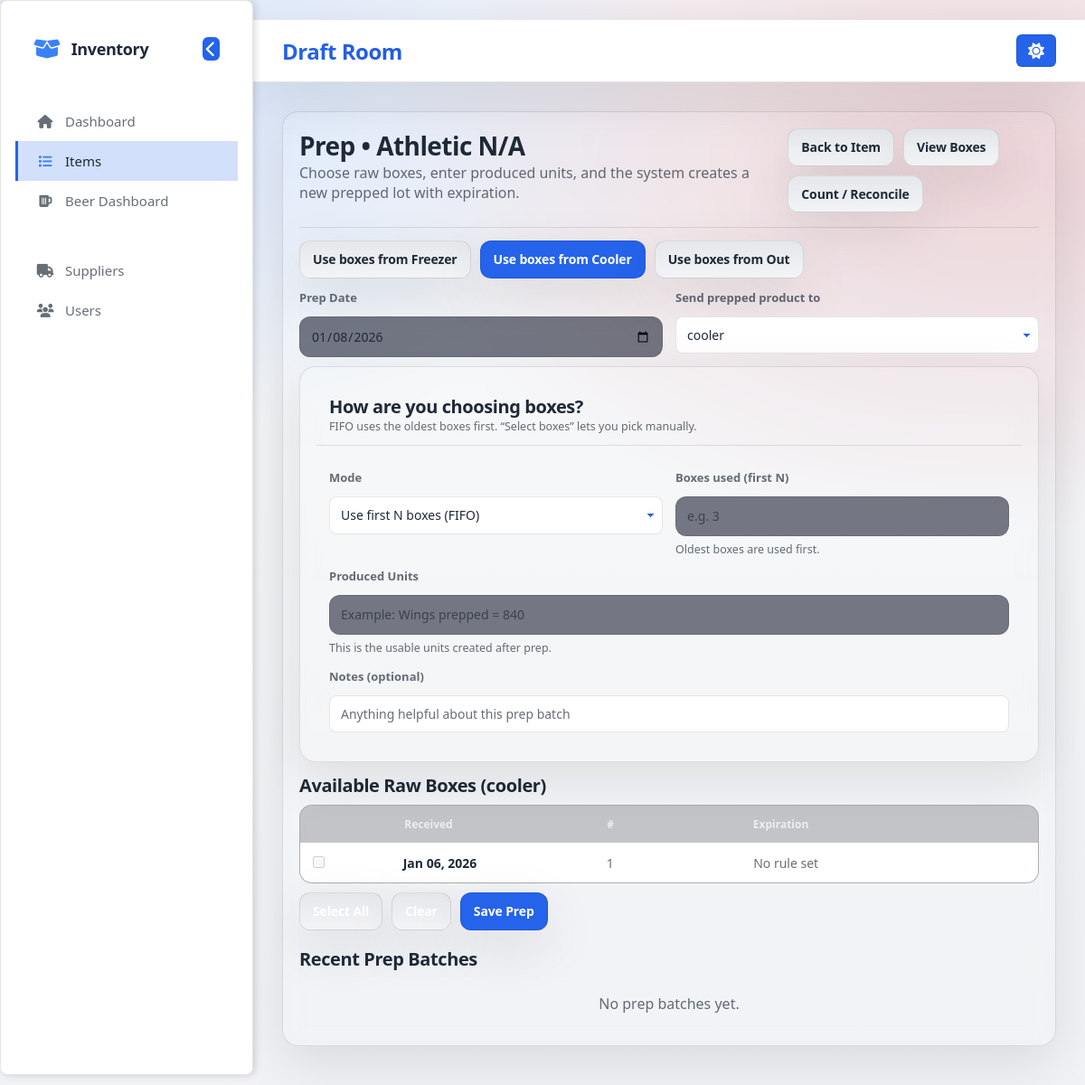
/items/13/prep (signed in), run on an earlier commit of the app's database.
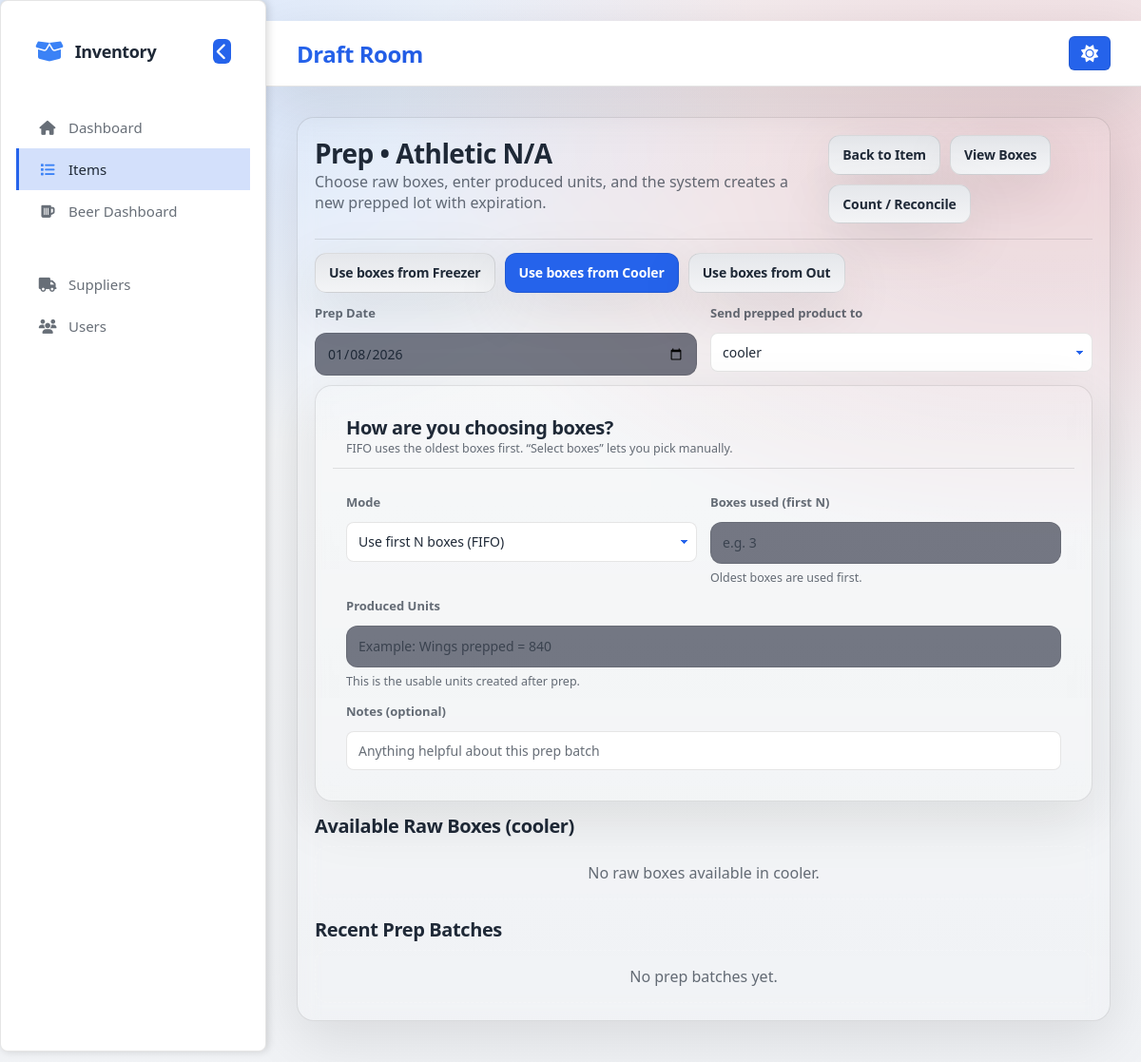
And on a later commit of the database.
### app.py (models this page shows)
class InventoryLot(db.Model):
    __tablename__ = "inventory_lots"
    id = db.Column(db.Integer, primary_key=True)
    item_id = db.Column(db.Integer, db.ForeignKey("items.id"), nullable=False)
    lot_number = db.Column(db.Integer, nullable=True)
    lot_label = db.Column(db.String(60), nullable=True)
    received_date = db.Column(db.Date, nullable=False, default=date.today)
    quantity = db.Column(db.Float, nullable=False, default=1.0)
    count_units = db.Column(db.Integer, nullable=True)
    unit_cost = db.Column(db.Float, nullable=True)
    storage = db.Column(db.String(20), nullable=False, default="cooler")  # freezer|cooler|out
    state = db.Column(db.String(20), nullable=False, default="raw")       # raw|prepped
    expiration_override = db.Column(db.Date, nullable=True)
    notes = db.Column(db.String(400), nullable=True)
    is_consumed = db.Column(db.Boolean, nullable=False, default=False)
    created_at = db.Column(db.DateTime, nullable=False, default=utcnow)

### app.py (the view)
@app.get("/items/<int:item_id>/prep")
def prep_home(item_id: int):
    guard = require_view_access()
    if guard:
        return guard
    item = Item.query.get_or_404(item_id)
    from_loc = (request.args.get("from") or "cooler").strip().lower()
    if from_loc not in {"freezer", "cooler", "out"}:
        from_loc = "cooler"
    raw_boxes = (
        InventoryLot.query
        .filter(
            InventoryLot.item_id == item.id,
            InventoryLot.state == "raw",
            InventoryLot.storage == from_loc,
            InventoryLot.is_consumed == False
        )
        .order_by(
            InventoryLot.received_date.asc(),
            InventoryLot.lot_number.asc().nulls_last(),
            InventoryLot.id.asc()
        )
        .all()
    )
    box_rows = []
    for lot in raw_boxes:
        exp = compute_lot_expiration(item, lot)
        box_rows.append({"lot": lot, "expires_on": exp, "days_left": days_left(exp)})
    history = (
        PrepBatch.query
        .filter(PrepBatch.item_id == item.id)
        .order_by(PrepBatch.prep_date.desc(), PrepBatch.id.desc())
        .limit(25)
        .all()
    )
    default_to = "cooler"
    return render_template(
        "prep.html",
        item=item,
        today=date.today().strftime("%Y-%m-%d"),
        from_loc=from_loc,
        default_to=default_to,
        box_rows=box_rows,
        history=history,
        edit_batch=None
    )

### app.py (called while the page is built)
def role_rank(role: str | None) -> int:
    if not role:
        return 0
    return ROLE_RANK.get(role.strip().lower(), 0)

def current_user() -> Optional["User"]:
    uid = session.get("user_id")
    if not uid:
        return None
    try:
        return User.query.get(int(uid))
    except Exception:
        return None

def current_user_role() -> str:
    if session.get("break_glass_admin") is True:
        return "admin"
    u = current_user()
    if not u:
        return ""
    return (u.role or "").lower()

def is_logged_in() -> bool:
    return (session.get("break_glass_admin") is True) or (session.get("user_id") is not None)

def can_manage_users() -> bool:
    return current_user_role() == "admin"

def can_edit_inventory() -> bool:
    return role_rank(current_user_role()) >= ROLE_RANK["manager"]

def can_view_inventory() -> bool:
    return role_rank(current_user_role()) >= ROLE_RANK["staff"] or (session.get("break_glass_admin") is True)

def days_left(exp: Optional[date]) -> Optional[int]:
    if not exp:
        return None
    return (exp - date.today()).days

### templates/prep.html (shortened to what the changed rows need)
{% extends "base.html" %}
{% block content %}
<section class="card">
  <div class="cardhead">
    <div>
      <h1>Prep • {{ item.name }}</h1>
    </div>
  </div>
  <form method="POST" action="/items/{{ item.id }}/prep" class="form" id="prepForm">
    <div class="grid2">
      <div class="field">
      </div>
      <div class="field">
      </div>
    </div>
    <div style="height:10px;"></div>
    <div class="card" style="background: rgba(255,255,255,0.03);">
      <div class="cardhead" style="padding: 12px 14px;">
        <div>
          <h2 style="margin:0;">How are you choosing boxes?</h2>
        </div>
      </div>
      <div class="grid2" style="padding: 12px 14px;">
      </div>
      <div class="field" style="padding: 0 14px 14px;">
      </div>
      <div class="field" style="padding: 0 14px 14px;">
      </div>
    </div>
    <div style="height:12px;"></div>
    <h2 style="margin-bottom:8px;">Available Raw Boxes ({{ from_loc }})</h2>
    {% if box_rows and box_rows|length > 0 %}
      <div class="table" id="selectWrap">
        <div class="row head" style="grid-template-columns:.35fr .85fr .6fr 1.2fr;">
          <div>Received</div>
          <div>#</div>
          <div>Expiration</div>
        </div>
        {% for r in box_rows %}
          {% set lot = r.lot %}
          {% set exp = r.expires_on %}
          {% set left = r.days_left %}
          <div class="row" style="grid-template-columns:.35fr .85fr .6fr 1.2fr;">
            <div>
              <input type="checkbox" class="lotCheck" name="lot_ids" value="{{ lot.id }}">
            </div>
            <div class="strong">{{ lot.received_date.strftime("%b %d, %Y") }}</div>
            <div class="muted">
              {% if lot.lot_number %}{{ lot.lot_number }}
              {% elif lot.lot_label %}{{ lot.lot_label }}
              {% else %}—{% endif %}
            </div>
            <div class="muted">
              {% if exp %}
                <span class="strong">{{ exp.strftime("%b %d, %Y") }}</span>
                {% if left is not none %}
                  {% if left < 0 %}<span class="muted"> • EXPIRED</span>
                  {% else %}<span class="muted"> • {{ left }}d left</span>
                  {% endif %}
                {% endif %}
              {% else %}
                <span class="muted">No rule set</span>
              {% endif %}
            </div>
          </div>
        {% endfor %}
      </div>
      <div class="actions" style="margin-top:10px;">
        <button type="button" class="btn" id="selectAllBtn">Select All</button>
        <button type="button" class="btn" id="clearAllBtn">Clear</button>
        <button class="btn primary" type="submit">Save Prep</button>
      </div>
    {% else %}
      <div class="empty">No raw boxes available in {{ from_loc }}.</div>
    {% endif %}
  </form>
  <h2 style="margin-bottom:8px;">Recent Prep Batches</h2>
</section>
{% endblock %}

What changed in the data, as far as the page shows it:
removed InventoryLot: storage "cooler", received_date "Jan 06, 2026", lot_number "1"
Also different on the page:
{{ from_loc }}: (not shown) → "cooler"
text no longer shown: "Received # Expiration Select All Clear Save Prep"
text now shown: "No raw boxes available in ."
list line gone: "☐ No rule set"
